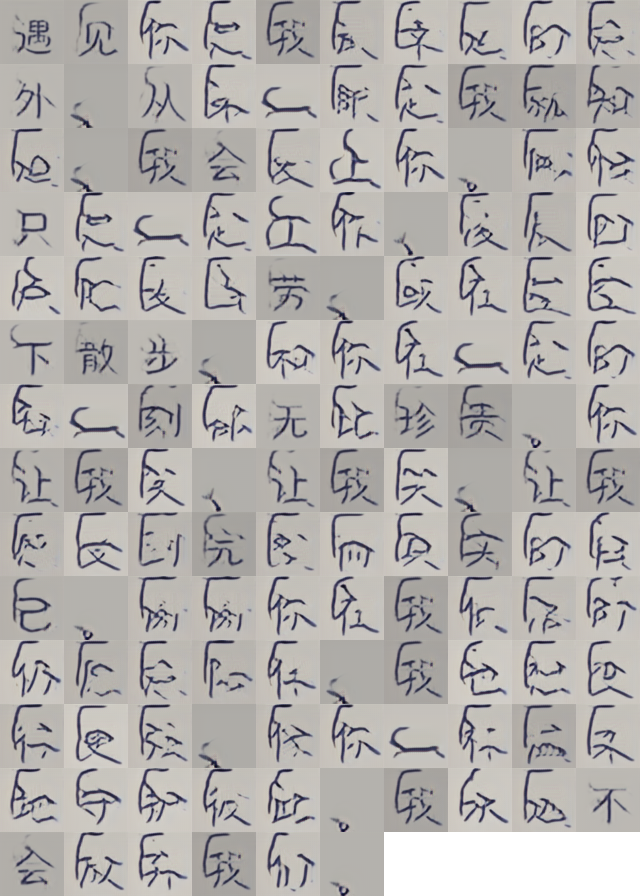
#> input picture Handwritten-CycleGAN/character_grid_20250506_191522.png, 1280 x 1792 px (shown at 1/2 size); its folder holds only this picture in this run
$ python create_letter.py .
#> lines starting #> are read from the running program, lines starting #| are printed output that depends on the picture
#!/usr/bin/env python3
import os
import sys
import argparse
import re
from PIL import Image
import numpy as np
import datetime


def create_character_grid(input_folder, output_file):
    """
    Creates a grid image from all character images in the input folder.
    Each row contains 10 characters, and the grid is as long as needed.

    Args:
        input_folder: Folder containing 128x128 character images
        output_file: Path to save the output grid image
    """
#> called with input_folder = '.', output_file = 'character_grid_20261120_184245.png'
    # Get all image files in the folder
    image_files = []
    for file in os.listdir(input_folder):
        if file.lower().endswith((".png", ".jpg", ".jpeg")):
            image_files.append(os.path.join(input_folder, file))

    if not image_files:
        print(f"No images found in {input_folder}")
        return

    # Sort the files numerically based on the file name
    def natural_sort_key(s):
        # Extract the base filename without extension
        base_name = os.path.splitext(os.path.basename(s))[0]

        # Try to convert the entire filename to an integer for simple numeric filenames (0.png, 1.png, etc.)
        try:
            return int(base_name)
        except ValueError:
            # If that fails, extract any numbers from the filename
            numbers = re.findall(r"\d+", base_name)
            if numbers:
                # Return the first number found
                return int(numbers[0])
            # If no numbers, return the original string for alphabetical sort
            return base_name

    image_files.sort(key=natural_sort_key)
    print(f"Processing {len(image_files)} images in numerical order")

    # Calculate grid dimensions
    num_images = len(image_files)
    images_per_row = 10
    num_rows = (num_images + images_per_row - 1) // images_per_row  # Ceiling division

    # Create a blank canvas
    canvas_width = images_per_row * 128
    canvas_height = num_rows * 128
    canvas = Image.new("RGB", (canvas_width, canvas_height), color="white")
#> canvas: PIL image 1280x128 RGB; every value is 255

    # Place images on the canvas
    for i, image_file in enumerate(image_files):
        try:
            img = Image.open(image_file)
#> img is the input picture: PIL image 1280x1792 RGB; mean R, G, B 177.4, 174.3, 172.1

            # Verify image size
            if img.size != (128, 128):
                print(f"Warning: Image {image_file} is not 128x128. Resizing.")
                img = img.resize((128, 128))
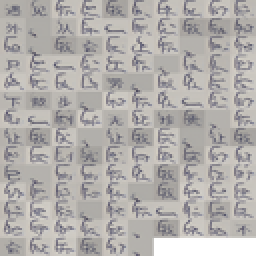
#> img: PIL image 128x128 RGB (shown 2 times larger); mean R, G, B 177.4, 174.3, 172.1

            # Calculate position
            row = i // images_per_row
            col = i % images_per_row
            x = col * 128
            y = row * 128

            # Paste onto canvas
            canvas.paste(img, (x, y))
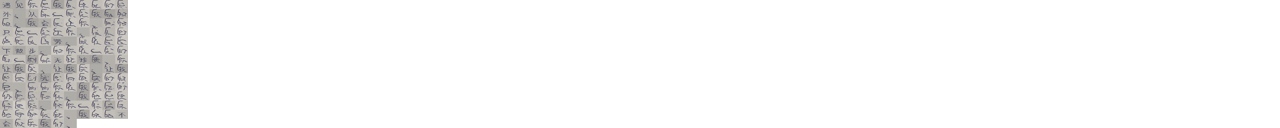
#> canvas: PIL image 1280x128 RGB; mean R, G, B 247.2, 246.9, 246.7

        except Exception as e:
            print(f"Error processing {image_file}: {e}")

    # Save the result
    canvas.save(output_file)
    print(f"Created grid image with {num_images} characters at {output_file}")


def main():
    parser = argparse.ArgumentParser(description="Create a grid of character images")
    parser.add_argument(
        "input_folder", help="Folder containing 128x128 character images"
    )

    # Generate default filename with timestamp
    timestamp = datetime.datetime.now().strftime("%Y%m%d_%H%M%S")
    default_output = f"character_grid_{timestamp}.png"

    parser.add_argument(
        "--output",
        "-o",
        default=default_output,
        help=f"Output image file name (default: {default_output})",
    )

    args = parser.parse_args()

    if not os.path.isdir(args.input_folder):
        print(f"Error: {args.input_folder} is not a valid directory")
        return 1

    create_character_grid(args.input_folder, args.output)
    return 0


if __name__ == "__main__":
    sys.exit(main())
#> (the program exits here)
